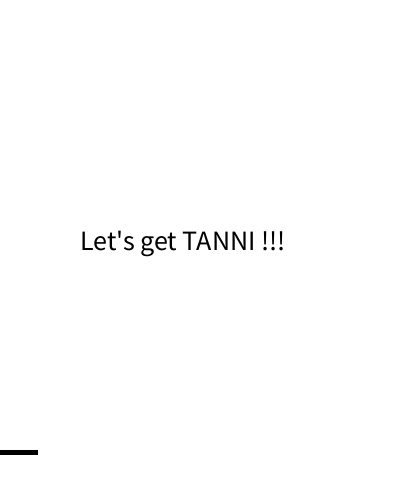
Frame 1 (no input)
Frame 60 (the mouse pressed at the canvas centre just before this capture): identical to frame 1, image omitted
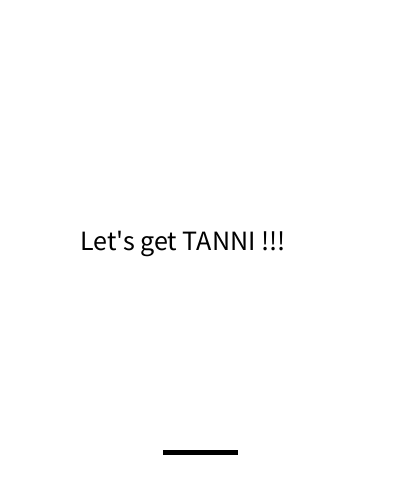
Frame 120 (the mouse held since frame 60 and released just before this capture)

The Processing sketch that drew these frames (run headless with seeded random() and noise(); from frame 60 on, the mouse is pressed at the canvas centre):

// Processing sketch: interactiveGameOriginal
// ── interactiveGameOriginal.pde
int x=50;
int y=8;              
Text[] aText = new Text[100];
Bar aBar;
int m;
float point;
float get = 0;

void setup() {
  frameRate(60);
  size(400, 500);
  noStroke();
  smooth();
  fill(0);
  for (int i = 0; i < aText.length; i++) {
    aText[i] = new Text();
    aBar = new Bar();
  }
  m = 0;
}

void draw() {
  background(255);
  for (int i =0; i <= m; i++) {
    aText[i].drawText();
    aBar.drawBar();
    println(point);
    println(get);
  }
  if(aText[99].y >= height){
  text("GPA=", 200, 250);
  text(point/get,270,250);
  }
}



class Text {
  float x;
  float y;
  float i;
  float speed;
  Text() {
    this.x = random(100, 300);
    this.i = (int)random(1, 6);
    this.speed = 5;
  }
  void drawText() {
    if (y == 100 && m < aText.length-1) {
      m++;
      aText[m].x = random(100, 300);
      aText[m].y = 0;
      aText[m].speed = speed;
    }

    textSize(20);
    if (i == 1) {
      textAlign(CENTER);
      text("S", x, y);
      if (y == aBar.y && x > mouseX - aBar.sizeX/2 && x < mouseX + aBar.sizeX/2) {
        point += 4;
        x = -50;
        get += 1;
      }
    }
    if (i == 2) {
      text("A", x, y );
      if (y == aBar.y && x > mouseX - aBar.sizeX/2 && x < mouseX + aBar.sizeX/2) {
        point += 3;
        x = -50;
        get += 1;
      }
    }
    if (i == 3) {
      text("B", x, y );
      if (y == aBar.y && x > mouseX - aBar.sizeX/2 && x < mouseX + aBar.sizeX/2) {
        point += 2;
        x = -50;
        get += 1;
      }
    }
    if (i == 4) {
      text("C", x, y );
      if (y == aBar.y && x > mouseX - aBar.sizeX/2 && x < mouseX + aBar.sizeX/2) {
        point += 1;
        x = -50;
        get += 1;
      }
    }
    if (i == 5) {
      text("D", x, y );
      if (y == aBar.y && x > mouseX - aBar.sizeX/2 && x < mouseX + aBar.sizeX/2) {
        point += 0;
        x = -50;
        get += 1;
      }
    }
     if (frameCount < 200) {
    textSize(28);
    text("Let's get TANNI !!!", width / 5, height / 2);
  }
  else {
    if (frameCount < 250) {
      textSize(32);
      text("Go!", width / 2 -30, height / 2);
    }
    y = y + speed;  
  }
}
}

class Bar {
  final int y = height - 50;
  int sizeX = 75;
  int sizeY = 5;
  void drawBar() {
    rect(mouseX-sizeX/2, y, sizeX, sizeY);
  }
}
